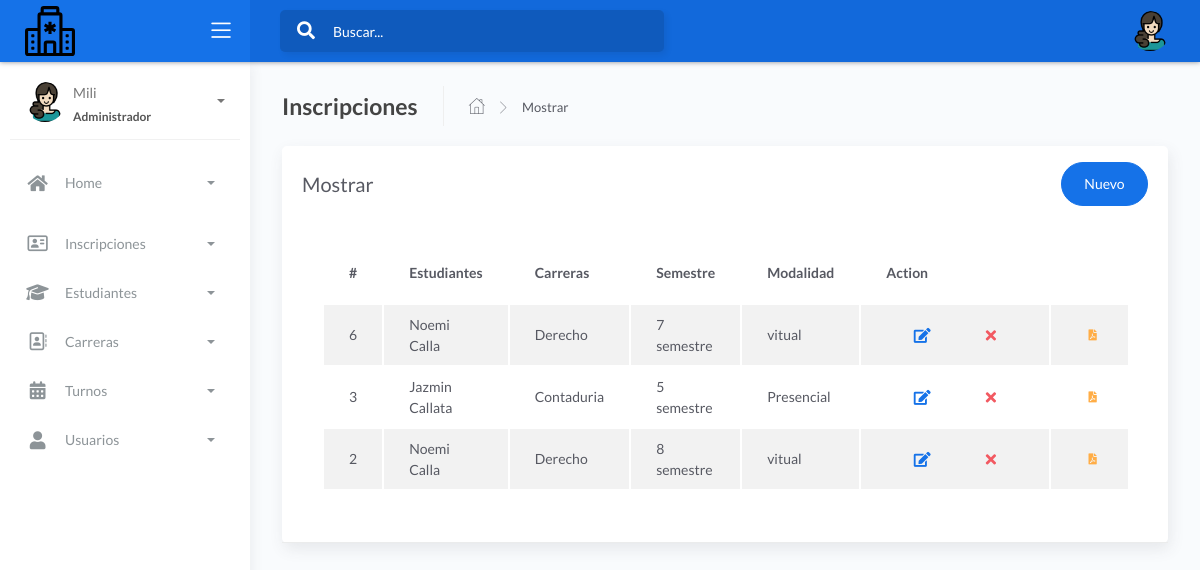
The app's page /folder/inscripciones.php (signed in) with its own data.
### tables this page shows
CREATE TABLE `inscripcions` (
  `id` bigint(20) UNSIGNED NOT NULL,
  `semestre_id` bigint(30) NOT NULL,
  `estudiante_id` bigint(50) NOT NULL,
  `estado` varchar(50) NOT NULL
);

CREATE TABLE `estudiantes` (
  `id` bigint(20) UNSIGNED NOT NULL,
  `nombres` varchar(25) NOT NULL,
  `apellidos` varchar(20) NOT NULL,
  `ci` int(11) NOT NULL,
  `carrera_id` bigint(30) NOT NULL,
  `turno_id` bigint(40) NOT NULL,
  `numero` int(11) NOT NULL,
  `direccion` varchar(30) NOT NULL,
  `celular` int(9) NOT NULL,
  `fecha` date NOT NULL,
  `procedencia` varchar(50) NOT NULL,
  `tipo_beca` varchar(50) NOT NULL,
  `descuento` varchar(50) NOT NULL,
  `porcentaje` varchar(40) NOT NULL,
  `n_resolucion` int(11) NOT NULL,
  `n_expediente` int(11) NOT NULL
);

CREATE TABLE `carreras` (
  `id` bigint(20) UNSIGNED NOT NULL,
  `nombre` varchar(255) NOT NULL,
  `semestre` varchar(255) NOT NULL,
  `descripcion` text NOT NULL,
  `turno_id` bigint(20) UNSIGNED NOT NULL
);

CREATE TABLE `semestre` (
  `id` bigint(20) NOT NULL,
  `nombre` varchar(40) NOT NULL
);

CREATE TABLE `turnos` (
  `id` bigint(20) UNSIGNED NOT NULL,
  `nombre` varchar(20) NOT NULL,
  `descripcion` varchar(50) NOT NULL
);

### controller/inscripcionescontroller1.php (called while the page is built, shortened)
<?php
class inscripcionescontroller
{
    function mostrar()
    {
        require_once'../view/inscripciones/mostrar.php';
    }
}

### view/inscripciones/editar.php (the view, shortened to what this page needs)
<td class="text-center">
    <a href="../view/inscripciones/pdf.php?id=<?= $row['id']; ?>"
   target="_blank"
   class="btn btn-link btn-warning btn-sm">
    <i class="fas fa-file-pdf"></i>
</a>
</td>

### folder/inscripciones.php (shortened to what this page needs)
<?php
require_once '../controller/inscripcionescontroller1.php';
$objhorario=new inscripcionescontroller();
$op="mostrar";
    if($op=="mostrar")
    $objhorario->mostrar();
    elseif ($op=="nuevo")
        $objhorario->nuevo();
    elseif ($op=="guardar")
        $objhorario->guardar();
    elseif ($op=="editar")
        $objhorario->editar();
    elseif($op=="update")
        $objhorario->update();
        elseif($op=="insertar")
            $objhorario->insertar();
        elseif($op=="recibir")
            $objhorario->recibir();
            elseif($op=="eliminar")
                $objhorario->eliminar();
            elseif($op=="generarPDF")
                $objinscripcion->generarPDF($_REQUEST['id']);
?>

### view/inscripciones/mostrar.php (shortened to what this page needs)
<!DOCTYPE html>
<html lang="es">
<head>
<link href="https://cdnjs.cloudflare.com/ajax/libs/font-awesome/6.4.2/css/all.min.css" rel="stylesheet">
	<link rel="stylesheet" href="../assets/css/bootstrap.min.css">
	<link rel="stylesheet" href="../assets/css/atlantis.min.css">
	<link rel="stylesheet" href="../assets/css/demo.css">
</head>
<body>
	<div class="wrapper">
		<div class="main-header">
			<div class="logo-header" data-background-color="blue">
				<a href="../view/admin/admin.php" class="logo">
					<img src="../assets/img/hospital.svg" alt="navbar brand" class="navbar-brand">
				</a>
				<div class="nav-toggle">
					<button class="btn btn-toggle toggle-sidebar">
						<i class="icon-menu"></i>
					</button>
				</div>
			</div>
			<nav class="navbar navbar-header navbar-expand-lg" data-background-color="blue2">
				<div class="container-fluid">
					<div class="collapse" id="search-nav">
						<form class="navbar-left navbar-form nav-search mr-md-3">
							<div class="input-group">
								<div class="input-group-prepend">
									<button type="submit" class="btn btn-search pr-1">
										<i class="fa fa-search search-icon"></i>
									</button>
								</div>
								<input type="text" placeholder="Buscar..." class="form-control">
							</div>
						</form>
					</div>
					<ul class="navbar-nav topbar-nav ml-md-auto align-items-center">
						<li class="nav-item dropdown hidden-caret">
							<a class="dropdown-toggle profile-pic" data-toggle="dropdown" href="#" aria-expanded="false">
								<div class="avatar-sm">
									<img src="../assets/img/mujer.png" alt="..." class="avatar-img rounded-circle">
								</div>
							</a>
						</li>
					</ul>
				</div>
			</nav>
		</div>
		<div class="sidebar sidebar-style-2">
			<div class="sidebar-wrapper scrollbar scrollbar-inner">
				<div class="sidebar-content">
					<div class="user">
						<div class="avatar-sm float-left mr-2">
							<img src="../assets/img/mujer.png" alt="..." class="avatar-img rounded-circle">
						</div>
						<div class="info">
							<a data-toggle="collapse" href="#collapseExample" aria-expanded="true">
								<span>
									 <?php echo ucfirst($_SESSION['nombre']); ?>
									<span class="user-level">Administrador</span>
									<span class="caret"></span>
								</span>
							</a>
						</div>
					</div>
					<ul class="nav nav-primary">
						<li class="nav-item">
							<a data-toggle="collapse" href="#dashboard" class="collapsed" aria-expanded="false">
								<i class="fas fa-home"></i>
								<p>Home</p>
								<span class="caret"></span>
							</a>
						</li>
						<li class="nav-item">
								<a data-toggle="collapse" href="#inscripcion">
							<i class="fa-regular fa-address-card"></i>
									<p>Inscripciones</p>
									<span class="caret"></span>
								</a>
							</li>
						<li class="nav-item">
								<a data-toggle="collapse" href="#estudiantes">
									<i class="fa-solid fa-graduation-cap"></i>
									<p>Estudiantes</p>
									<span class="caret"></span>
								</a>
							</li>
						<li class="nav-item">
								<a data-toggle="collapse" href="#sidebarLayouts">
							<i class="fa-regular fa-address-book"></i>
								<p>Carreras</p>
									<span class="caret"></span>
								</a>
							</li>
						<li class="nav-item">
								<a data-toggle="collapse" href="#calendario">
								<i class="fa-solid fa-calendar-days"></i>
									<p>Turnos</p>
									<span class="caret"></span>
								</a>
							</li>
						<li class="nav-item">
							<a data-toggle="collapse" href="#user">
								<i class="fas fa-user"></i>
								<p>Usuarios</p>
								<span class="caret"></span>
							</a>
						</li>
					</ul>
				</div>
			</div>
		</div>
		<div class="main-panel">
			<div class="content">
				<div class="page-inner">
					<div class="page-header">
						<h4 class="page-title">Inscripciones</h4>
						<ul class="breadcrumbs">
							<li class="nav-home">
								<a href="../view/admin/admin.php">
									<i class="flaticon-home"></i>
								</a>
							</li>
							<li class="separator">
								<i class="flaticon-right-arrow"></i>
							</li>
							<li class="nav-item">
								<a href="#">Mostrar</a>
							</li>
						</ul>
					</div>
					<div class="row">
						<div class="col-md-12">
							<div class="card">
								<div class="card-header">
									<div class="d-flex align-items-center">
										<h4 class="card-title">Mostrar</h4>
										<a href="#addRowModal" class="btn btn-primary btn-round ml-auto" data-toggle="modal">Nuevo</a>
									</div>
									<div class="card-body">
										<div class="table-responsive">
											<table id="add-row" class="display table table-striped table-hover">
												<thead>
													<tr>
													<th>#</th>
										            <th>Estudiantes</th>
													<th>Carreras</th>
													<th>Semestre</th>
													<th>Modalidad</th>
													<th style="width: 10%">Action</th>
													</tr>
												</thead>
                                            <tbody>
													<?php
													$database = new Connection();
													$db = $database->open();
													try {
														$sql = 'SELECT
    inscripcions.id,
    inscripcions.estado,
    estudiantes.id AS estudiante_id,
    estudiantes.ci AS estudiantes_ci,
    estudiantes.nombres AS estudiante_nombres,
    estudiantes.apellidos AS estudiante_apellidos,
    carreras.id AS carrera_id,
    carreras.nombre AS carrera_nombre,
    turnos.id AS turno_id,
    turnos.nombre AS turno_nombre,
    semestre.id AS semestre_id,
    semestre.nombre AS semestre_nombre
FROM inscripcions
LEFT JOIN estudiantes ON inscripcions.estudiante_id = estudiantes.id
LEFT JOIN carreras ON estudiantes.carrera_id = carreras.id
LEFT JOIN turnos ON estudiantes.turno_id = turnos.id
LEFT JOIN semestre ON inscripcions.semestre_id = semestre.id
ORDER BY inscripcions.id DESC';
														foreach ($db->query($sql) as $row) {
													?>
															<tr>
															<td><?php echo $row['id']; ?></td>
<td><?php echo $row['estudiante_nombres'] . " " . $row['estudiante_apellidos']; ?></td>
<td><?php echo $row['carrera_nombre']; ?></td>
<td><?php echo $row['semestre_nombre']; ?></td>
<td><?php echo $row['turno_nombre']; ?></td>
					   <td>
            <div class="form-button-action">
                       <button href="#editRowModal=<?php echo $row['id'];?>" class="btn btn-link btn-primary btn-lg" data-toggle="modal"  title="" data-original-title="Edit Task" data-target="#editRowModal<?php echo $row['id']; ?>">
									<i class="fa fa-edit"></i>
										</button>
                        <button class="btn btn-link btn-danger btn-lg" data-toggle="modal"
                                data-target="#deleteRowModal<?php echo $row['id']; ?>" title="Eliminar">
                            <i class="fa fa-times"></i>
                        </button>
            </div>
        </td>
																		<?php include('editar.php'); ?>
																	</div>
													<?php
														}
													} catch (PDOException $e) {
														echo "Hubo un problema en la conexión: " . $e->getMessage();
													}
													?>
										</div>
									</div>
								</div>
							</div>
						</div>
					</div>
				</div>
</body>
</html>

### records on screen
inscripcions: id "6", estudiante.nombres "Noemi", estudiante.apellidos "Calla", carreras.nombre "Derecho", semestre.nombre "7 semestre", turnos.nombre "vitual"
inscripcions: id "3", estudiante.nombres "Jazmin", estudiante.apellidos "Callata", carreras.nombre "Contaduria", semestre.nombre "5 semestre", turnos.nombre "Presencial"
inscripcions: id "2", estudiante.nombres "Noemi", estudiante.apellidos "Calla", carreras.nombre "Derecho", semestre.nombre "8 semestre", turnos.nombre "vitual"

### other values on screen
$_SESSION['nombre'] "Mili"
